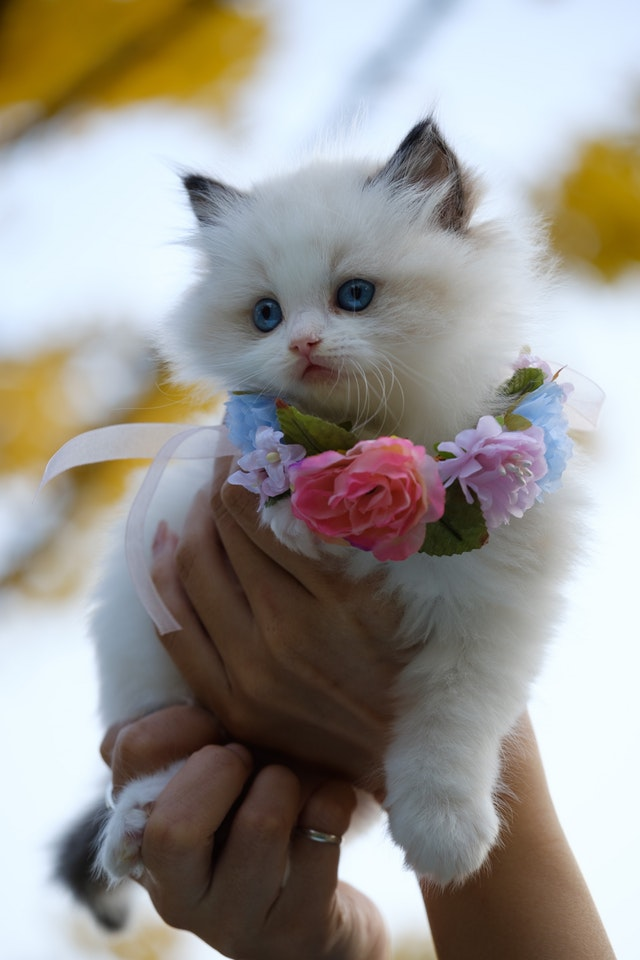
#> input picture image_mosaic-master/01.jpg, 640 x 960 px
$ python cifar10_color.py
#> lines starting #> are read from the running program, lines starting #| are printed output that depends on the picture
#!/usr/bin/env python
# coding: utf-8

# In[15]:


import cv2, os
import numpy as np
import matplotlib.pyplot as plt
from collections import defaultdict

from sklearn.cluster import KMeans
from sklearn.metrics import pairwise_distances_argmin_min
from sklearn.utils import shuffle


# # Load and Resize Image

# In[16]:


img_path = '01.jpg'
img = cv2.imread("01.jpg", cv2.IMREAD_COLOR)
#> img is the input picture: shape (960, 640, 3); mean B, G, R 145.9, 151.2, 155.1
cv2.imshow("1",img)
img = cv2.resize(img, dsize=None, fx=0.2, fy=0.2)
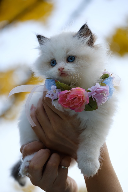
#> img: shape (192, 128, 3); mean B, G, R 145.9, 151.2, 155.2
img = cv2.cvtColor(img, cv2.COLOR_BGR2RGB)

print(img.shape)
#| (192, 128, 3)

plt.figure(figsize=(20, 20))
plt.axis('off')
plt.imshow(img)


# # Load and Preview Patch Images (CiFAR-10)

# In[17]:


def unpickle(file):
    import pickle
#> (the run stopped early here; a loop or call above may not have finished)
